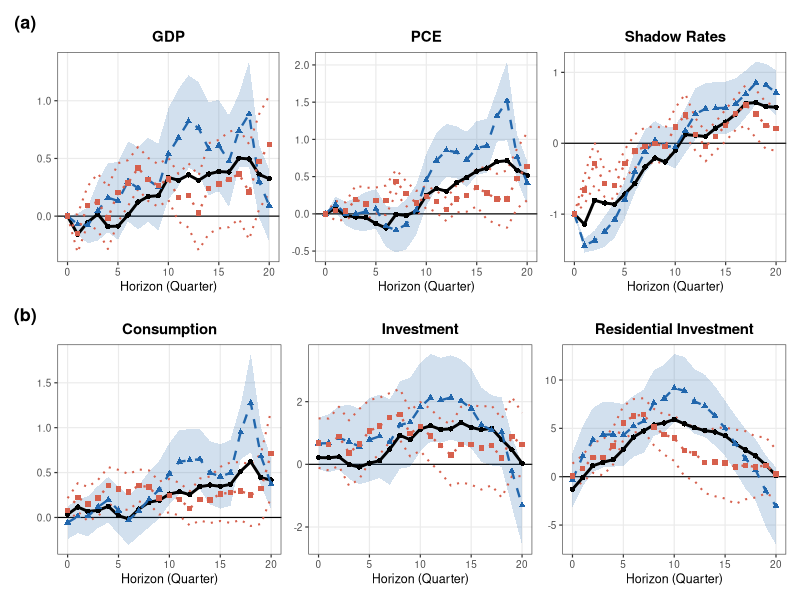
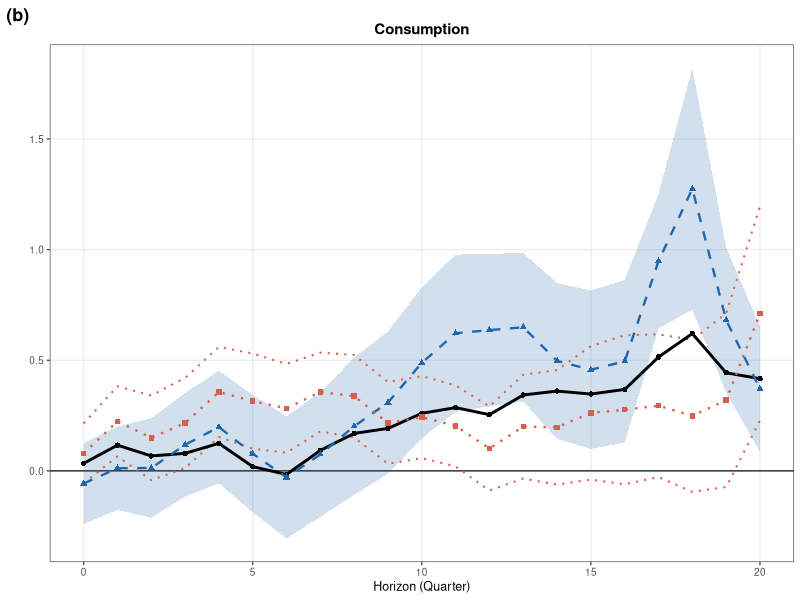
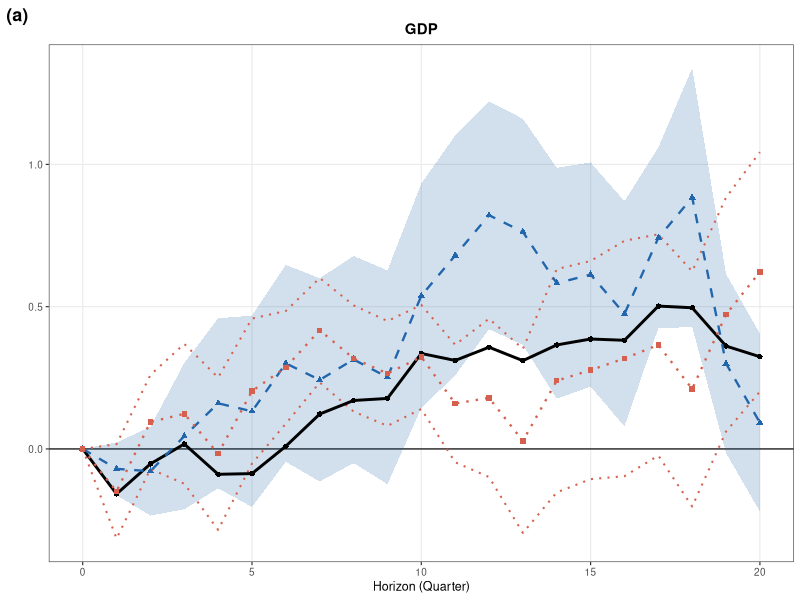
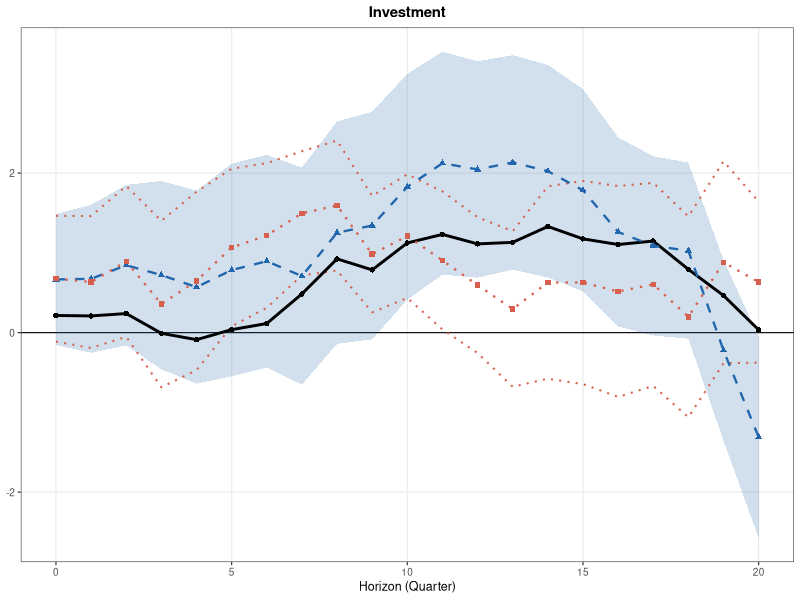
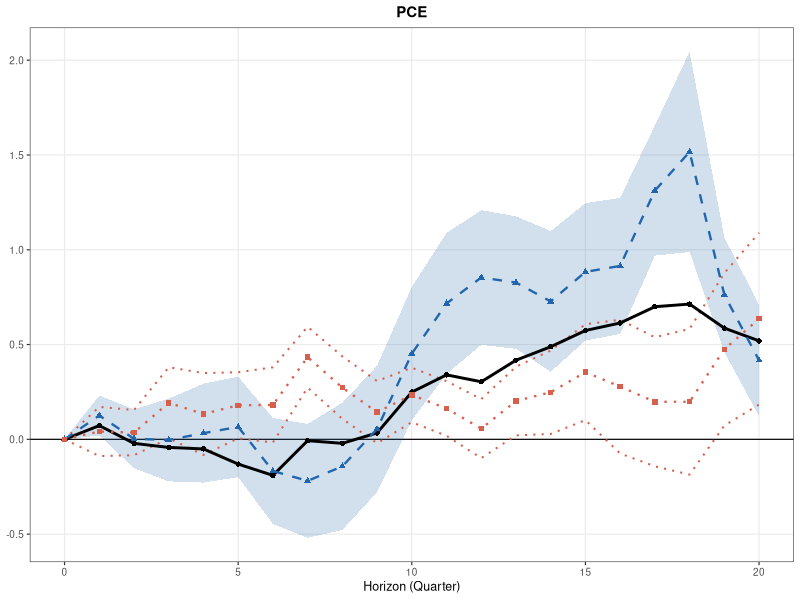
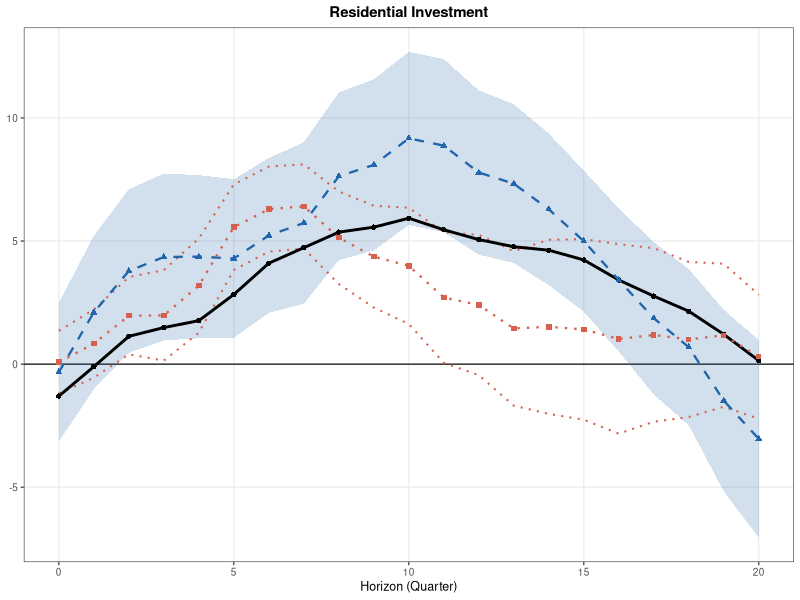
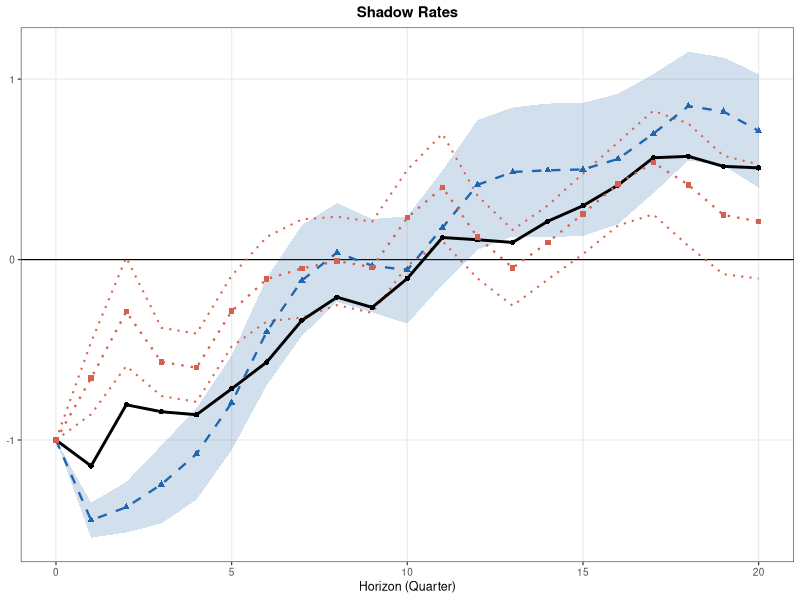
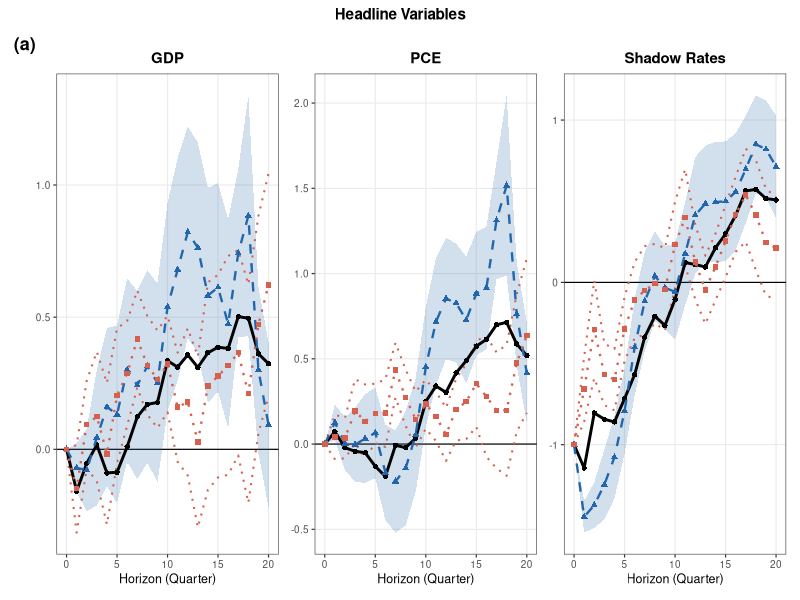

Recreate these plots in R, in order. (Note: this script raises an error after producing the figures.)
# =============================================================================
# Fig_11.R
# IRFs including ZLB (extended sample 1981Q1-2016Q4), Shadow Rate shock
#
# Layout: 2 rows × 3 cols
#   Row (a) "Headline Variables":           GDP / PCE / Shadow Rate
#   Row (b) "Other Expenditure Variables":  Consumption / Investment / Residential Investment
# Each panel: Linear (black solid) + High (blue dashed + CI) + Low (red dotted + CI)
#
# Lab methods: lm() (Lab 4), sandwich::NeweyWest(), ggplot2 (Lab 2/4/9)
# INPUTS:  All_data.xls, Ct_dummies.csv
# OUTPUT:  Fig_11.png
# =============================================================================
rm(list = ls())
library(readxl); library(sandwich); library(ggplot2); library(patchwork)

# ---------------------------------------------------------------------------
# 1. Load data
# ---------------------------------------------------------------------------
macro    <- read_excel("../data/All_data.xls", sheet = "Macro_data")
n        <- nrow(macro)
yr       <- seq(1975.0, by = 0.25, length.out = n)
log_GDP  <- log(as.numeric(macro$RGDP))        * 100
log_CPI  <- log(as.numeric(macro$PCE))         * 100
SHADOW   <- as.numeric(macro$SHADOW_RATE)      # Wu-Xia shadow FFR
log_CON  <- log(as.numeric(macro$CONSUMPTION)) * 100
log_INV  <- log(as.numeric(macro$INVESTMENT))  * 100
log_RIN  <- log(as.numeric(macro$R_INVESTMET)) * 100  # residential investment

dum     <- read.csv("../data/Ct_dummies.csv")
idx_dum <- match(round(dum$year, 4), round(yr, 4))
p1 <- rep(NA, n); p1[idx_dum] <- dum$p1
n1 <- rep(NA, n); n1[idx_dum] <- dum$n1

# Extended sample: 1981Q1 – 2016Q4
smpl   <- yr >= 1981.0 & yr <= 2016.75
T_smpl <- sum(smpl)
bw_fix <- floor(0.75 * T_smpl^(1/3))
cat("Extended sample:", T_smpl, "quarters | NW bandwidth:", bw_fix, "\n")

# ---------------------------------------------------------------------------
# 2. LP helpers
# ---------------------------------------------------------------------------
lag_vec <- function(x, l) c(rep(NA, l), x[seq_len(n - l)])

run_lp_h <- function(Y_lead, bw) {
  df <- data.frame(Y = Y_lead, SHOCK = SHADOW, p1 = p1, n1 = n1,
                   trend = seq_len(n), trend2 = seq_len(n)^2)
  df$p1_SHOCK <- p1 * SHADOW;  df$n1_SHOCK <- n1 * SHADOW
  for (l in 0:4) {
    df[[paste0("gdp_l", l)]]    <- lag_vec(log_GDP, l)
    df[[paste0("cpi_l", l)]]    <- lag_vec(log_CPI, l)
    df[[paste0("p1_gdp_l", l)]] <- p1 * df[[paste0("gdp_l", l)]]
    df[[paste0("n1_gdp_l", l)]] <- n1 * df[[paste0("gdp_l", l)]]
    df[[paste0("p1_cpi_l", l)]] <- p1 * df[[paste0("cpi_l", l)]]
    df[[paste0("n1_cpi_l", l)]] <- n1 * df[[paste0("cpi_l", l)]]
  }
  # Shadow rate lags as controls (shadow rate replaces FFR in extended sample)
  for (l in 1:4) {
    df[[paste0("ffr_l", l)]]    <- lag_vec(SHADOW, l)
    df[[paste0("p1_ffr_l", l)]] <- p1 * df[[paste0("ffr_l", l)]]
    df[[paste0("n1_ffr_l", l)]] <- n1 * df[[paste0("ffr_l", l)]]
  }
  df <- df[smpl, ];  df <- df[complete.cases(df), ]

  lin_rhs <- c("SHOCK", paste0("gdp_l", 0:4), paste0("cpi_l", 0:4),
               paste0("ffr_l", 1:4), "trend", "trend2")
  m_lin <- lm(as.formula(paste("Y ~", paste(lin_rhs, collapse = " + "))), data = df)
  V_lin <- NeweyWest(m_lin, lag = bw, prewhite = FALSE)

  sd_rhs <- c("0", "p1", "n1", "p1_SHOCK", "n1_SHOCK",
              paste0("p1_gdp_l", 0:4), paste0("n1_gdp_l", 0:4),
              paste0("p1_cpi_l", 0:4), paste0("n1_cpi_l", 0:4),
              paste0("p1_ffr_l", 1:4), paste0("n1_ffr_l", 1:4),
              "trend", "trend2")
  m_sd <- lm(as.formula(paste("Y ~", paste(sd_rhs, collapse = " + "))), data = df)
  V_sd <- NeweyWest(m_sd, lag = bw, prewhite = FALSE)

  list(b_lin = -coef(m_lin)["SHOCK"],   s_lin = sqrt(V_lin["SHOCK","SHOCK"]),
       b_H   = -coef(m_sd)["p1_SHOCK"], s_H   = sqrt(V_sd["p1_SHOCK","p1_SHOCK"]),
       b_L   = -coef(m_sd)["n1_SHOCK"], s_L   = sqrt(V_sd["n1_SHOCK","n1_SHOCK"]))
}

# ---------------------------------------------------------------------------
# 3. Run LP for all variables
# ---------------------------------------------------------------------------
H_max   <- 20;  h_seq <- 0:H_max
vars_ls <- list(GDP = log_GDP, PCE = log_CPI, `Shadow Rate` = SHADOW,
                Consumption = log_CON, Investment = log_INV,
                `Residential Investment` = log_RIN)

cat("Running LP (Shadow Rate shock, extended sample) h = 0 to", H_max, "...\n")
results <- lapply(seq_along(h_seq), function(hi) {
  h <- h_seq[hi]
  lapply(names(vars_ls), function(vname) {
    y_v <- vars_ls[[vname]]
    run_lp_h(c(y_v[(h+1):n], rep(NA, h)), bw_fix)
  }) |> setNames(names(vars_ls))
})

# ---------------------------------------------------------------------------
# 4. Compile IRF data frame
# ---------------------------------------------------------------------------
irf_df <- do.call(rbind, lapply(seq_along(h_seq), function(hi) {
  h <- h_seq[hi];  res <- results[[hi]]
  do.call(rbind, lapply(names(vars_ls), function(vname) {
    r <- res[[vname]]
    data.frame(
      h = h, var = vname,
      model = c("Linear","High","Low"),
      est   = c(r$b_lin, r$b_H,          r$b_L),
      lower = c(r$b_lin - r$s_lin, r$b_H - r$s_H, r$b_L - r$s_L),
      upper = c(r$b_lin + r$s_lin, r$b_H + r$s_H, r$b_L + r$s_L),
      stringsAsFactors = FALSE
    )
  }))
}))

var_order <- c("GDP","PCE","Shadow Rate","Consumption","Investment","Residential Investment")
irf_df$var   <- factor(irf_df$var,   levels = var_order)
irf_df$model <- factor(irf_df$model, levels = c("Linear","High","Low"))

# ---------------------------------------------------------------------------
# 5. Panel builder (same style as Fig_10)
#    Linear = black solid; High = blue dashed + blue CI band; Low = red dotted + dotted CI lines
# ---------------------------------------------------------------------------
make_panel <- function(vname, title_label) {
  sub  <- irf_df[irf_df$var == vname, ]
  lin  <- sub[sub$model == "Linear", ]
  high <- sub[sub$model == "High",   ]
  low  <- sub[sub$model == "Low",    ]

  ggplot() +
    geom_hline(yintercept = 0, colour = "black", linewidth = 0.4) +
    # High CI band (blue shading)
    geom_ribbon(data = high, aes(x = h, ymin = lower, ymax = upper),
                fill = "#2166ac", alpha = 0.2) +
    # Low CI boundary lines (red dotted)
    geom_line(data = low, aes(x = h, y = lower),
              colour = "#d6604d", linetype = "dotted", linewidth = 0.7) +
    geom_line(data = low, aes(x = h, y = upper),
              colour = "#d6604d", linetype = "dotted", linewidth = 0.7) +
    # Point estimates
    geom_line(data  = lin,  aes(x = h, y = est),
              colour = "black",   linetype = "solid",  linewidth = 1.0) +
    geom_point(data = lin,  aes(x = h, y = est),
               colour = "black",  shape = 16, size = 1.5) +
    geom_line(data  = high, aes(x = h, y = est),
              colour = "#2166ac", linetype = "dashed", linewidth = 0.8) +
    geom_point(data = high, aes(x = h, y = est),
               colour = "#2166ac", shape = 17, size = 1.5) +
    geom_line(data  = low,  aes(x = h, y = est),
              colour = "#d6604d", linetype = "dotted", linewidth = 0.8) +
    geom_point(data = low,  aes(x = h, y = est),
               colour = "#d6604d", shape = 15, size = 1.5) +
    scale_x_continuous(breaks = c(0, 5, 10, 15, 20)) +
    labs(x = "Horizon (Quarter)", y = NULL, title = title_label) +
    theme_bw(base_size = 9) +
    theme(panel.grid.minor = element_blank(),
          plot.title = element_text(face = "bold", hjust = 0.5))
}

# ---------------------------------------------------------------------------
# 6. Assemble 2×3 grid with centered row titles
#    Row (a): GDP / PCE / Shadow Rates
#    Row (b): Consumption / Investment / Residential Investment
# ---------------------------------------------------------------------------

# Row (a) — Headline Variables
p_gdp  <- make_panel("GDP",          "GDP") +
  labs(tag = "(a)") +
  theme(plot.tag = element_text(face = "bold", size = 13))
p_pce  <- make_panel("PCE",          "PCE")
p_shd  <- make_panel("Shadow Rate",  "Shadow Rates")

row_a <- (p_gdp | p_pce | p_shd) +
  plot_annotation(
    title = "Headline Variables",
    theme = theme(
      plot.title = element_text(hjust = 0.5, size = 11,
                                face = "bold", margin = margin(b = 4))
    )
  )

# Row (b) — Other Expenditure Variables
p_con  <- make_panel("Consumption",           "Consumption") +
  labs(tag = "(b)") +
  theme(plot.tag = element_text(face = "bold", size = 13))
p_inv  <- make_panel("Investment",            "Investment")
p_rin  <- make_panel("Residential Investment","Residential Investment")

row_b <- (p_con | p_inv | p_rin) +
  plot_annotation(
    title = "Other Expenditure Variables",
    theme = theme(
      plot.title = element_text(hjust = 0.5, size = 11,
                                face = "bold", margin = margin(b = 4))
    )
  )

fig11 <- row_a / row_b
ggsave("../output/Fig_11.png", fig11, width = 12, height = 8, dpi = 200)
cat("Saved: Fig_11.png\n")
